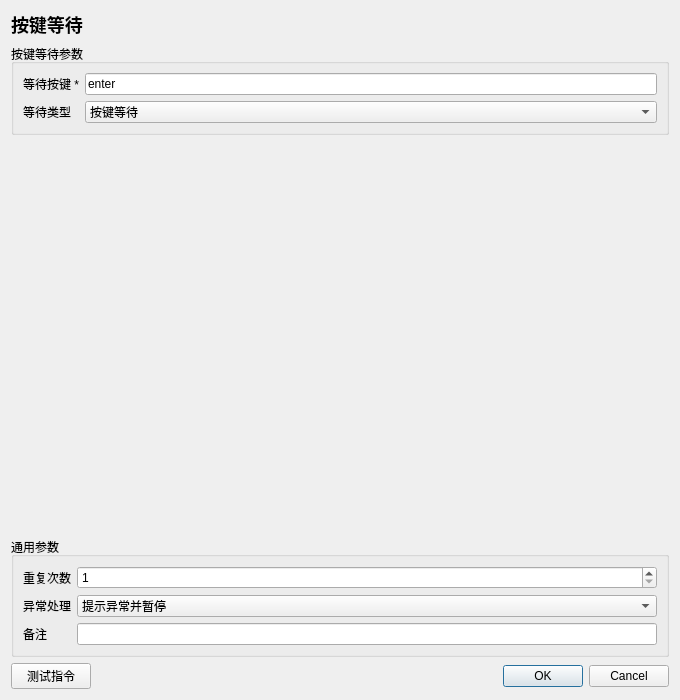
<?xml version="1.0" encoding="UTF-8"?>
<ui version="4.0"><class>InstructionEditor</class><widget class="QDialog" name="InstructionEditor">
<property name="geometry"><rect><x>0</x><y>0</y><width>680</width><height>700</height></rect></property><property name="minimumSize"><size><width>560</width><height>480</height></size></property><property name="windowTitle"><string>按键等待</string></property>
<layout class="QVBoxLayout" name="rootLayout">
<item><widget class="QLabel" name="titleLabel"><property name="text"><string>按键等待</string></property><property name="styleSheet"><string>font-size: 18px; font-weight: 600;</string></property></widget></item>
<item><widget class="QGroupBox" name="parameterGroupBox"><property name="title"><string>按键等待参数</string></property><layout class="QFormLayout" name="parameterFormLayout"><item row="0" column="0"><widget class="QLabel" name="parameterLabel_0"><property name="text"><string>等待按键 *</string></property></widget></item><item row="0" column="1"><widget class="QLineEdit" name="parameter_0"><property name="text"><string>enter</string></property></widget></item>
<item row="1" column="0"><widget class="QLabel" name="parameterLabel_1"><property name="text"><string>等待类型</string></property></widget></item><item row="1" column="1"><widget class="QComboBox" name="parameter_1"><item><property name="text"><string>按键等待</string></property></item><property name="currentIndex"><number>0</number></property></widget></item></layout></widget></item>
<item><spacer name="verticalSpacer"><property name="orientation"><enum>Qt::Vertical</enum></property><property name="sizeHint" stdset="0"><size><width>20</width><height>20</height></size></property></spacer></item>
<item><widget class="QGroupBox" name="commonGroupBox"><property name="title"><string>通用参数</string></property><layout class="QFormLayout" name="commonFormLayout">
<item row="0" column="0"><widget class="QLabel" name="repeatLabel"><property name="text"><string>重复次数</string></property></widget></item><item row="0" column="1"><widget class="QSpinBox" name="repeatSpinBox"><property name="minimum"><number>1</number></property><property name="maximum"><number>999999</number></property><property name="value"><number>1</number></property></widget></item>
<item row="1" column="0"><widget class="QLabel" name="errorPolicyLabel"><property name="text"><string>异常处理</string></property></widget></item><item row="1" column="1"><widget class="QComboBox" name="errorPolicyComboBox"><item><property name="text"><string>自动跳过</string></property></item><item><property name="text"><string>提示异常并暂停</string></property></item><item><property name="text"><string>提示异常并停止</string></property></item><property name="currentIndex"><number>1</number></property></widget></item>
<item row="2" column="0"><widget class="QLabel" name="noteLabel"><property name="text"><string>备注</string></property></widget></item><item row="2" column="1"><widget class="QLineEdit" name="noteEdit"/></item>
</layout></widget></item>
<item><layout class="QHBoxLayout" name="footerLayout"><item><widget class="QPushButton" name="testButton"><property name="text"><string>测试指令</string></property></widget></item><item><spacer name="footerSpacer"><property name="orientation"><enum>Qt::Horizontal</enum></property><property name="sizeHint" stdset="0"><size><width>40</width><height>20</height></size></property></spacer></item><item><widget class="QDialogButtonBox" name="buttonBox"><property name="standardButtons"><set>QDialogButtonBox::Cancel|QDialogButtonBox::Ok</set></property></widget></item></layout></item>
</layout></widget><resources/><connections/></ui>
